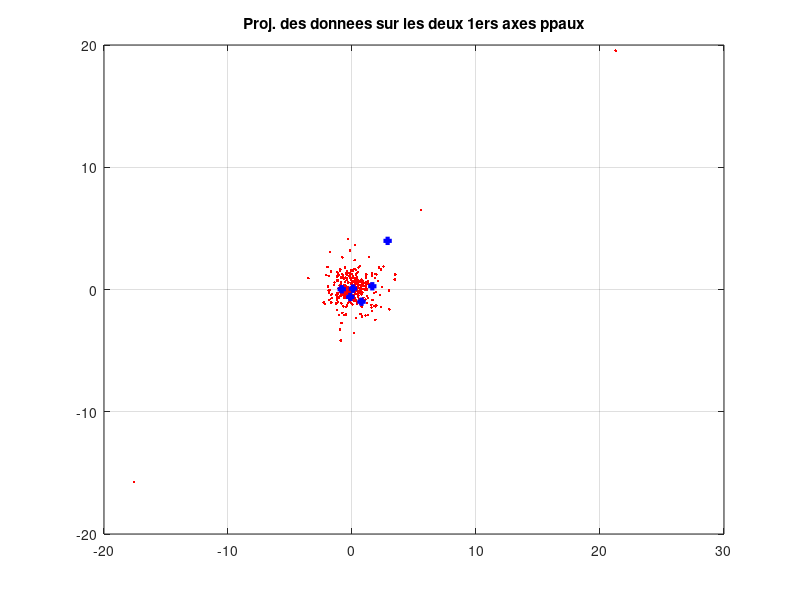
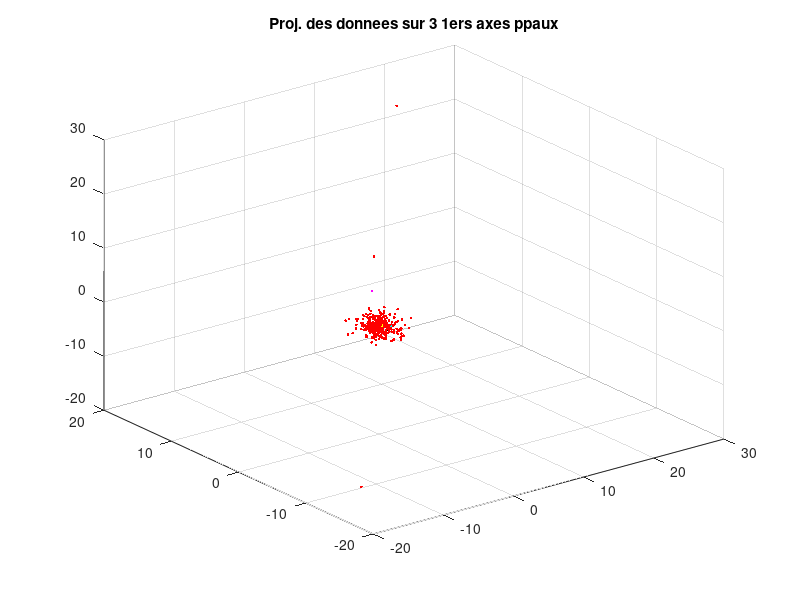

MATLAB code to generate these figures, in order:
clear variables
close all

% chargement du jeu de donn�es
load('dataset.mat')

%CALCULE DELA MATRICE C DE L'ECHANTILLON DANS CE NOUVEAU REPERE.
M = mean(X);
Xc = X - M;
sigma = (1/length(X))*(Xc')*Xc;
[vect,val]=eig(sigma);
[~,indices_tri]=sort(diag(val),'descend');
vect=vect(:,indices_tri);
C=Xc*vect;
C = C';

%rng(0,'twister'); %pour la reproduction
[~,centre] = kmeans(C,6);
[idx,~] = kmeans(C,6,'start',centre);
C1 = C(:,1);
C2 = C(:,2);
C3 = C(:,3);

figure(1), clf, 
grid on 

plot(C1(idx == 1),C2(idx == 1),'r.');grid on;hold on;
plot(C1(idx == 2),C2(idx == 2),'k.');grid on;hold on;
plot(C1(idx == 3),C2(idx == 3),'c.');grid on;hold on;
plot(C1(idx == 4),C2(idx == 4),'g.');grid on;hold on;
plot(C1(idx == 5),C2(idx == 5),'y.');grid on;hold on;
plot(C1(idx == 6),C2(idx == 6),'m.');grid on;hold on;
plot(centre(:,1),centre(:,2),'b+','linewidth',3);grid on;
title('Proj. des donnees sur les deux 1ers axes ppaux');



figure(5),clf, 
C3 = C(:,3);
grid on
plot3(C1(idx == 1),C2(idx == 1),C3(idx == 1),'r.');grid on;hold on 
plot3(C1(idx == 2),C2(idx == 2),C3(idx == 2),'k.');grid on;hold on 
plot3(C1(idx == 3),C2(idx == 3),C3(idx == 3),'c.');grid on;hold on 
plot3(C1(idx == 4),C2(idx == 4),C3(idx == 4),'g.');grid on;hold on
plot3(C1(idx == 5),C2(idx == 5),C3(idx == 5),'y.');grid on;hold on
plot3(C1(idx == 6),C2(idx == 6),C3(idx == 6),'m.');grid on;hold on 
title('Proj. des donnees sur 3 1ers axes ppaux')